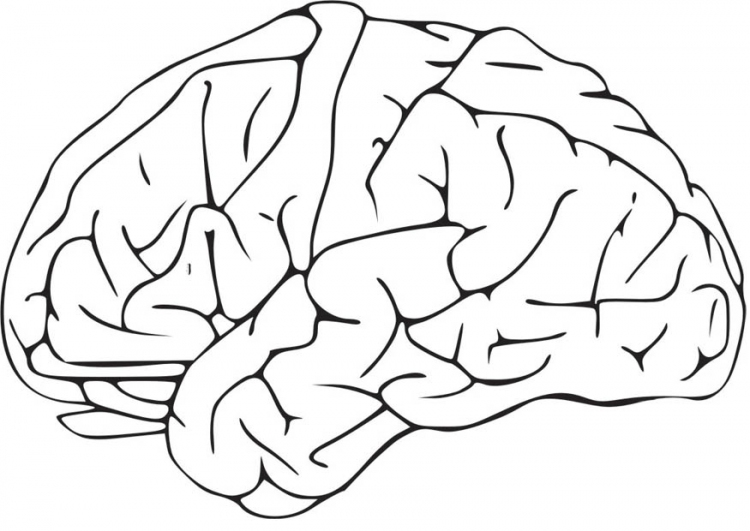
#> input picture tests/test.jpg, 750 x 531 px
$ python -i __init__.py   (imports and definitions only)   (older library calls are emulated)
#> lines starting #> are read from the running program, lines starting #| are printed output that depends on the picture; after the words box and inside, x2 and y2 are one past the last pixel; in counts of white or black regions, pixels touching at a corner belong together
#> further down, picture is the input picture: PIL image 750x531 RGB; mean R, G, B 236, 236, 236
"""
This module contains functions for working with Python Imaging Library (PIL)
images, as well as a list of supported image extensions.
"""

import math
from io import BytesIO as BytesIO

from PIL import Image, ImageChops, ImageDraw, ImageFilter, ImageOps
import numpy


# List of extensions that we have tested with PIL
imageExtensions = ('.bmp', '.gif', '.jpg', '.jpeg', '.pgm', '.png',
                   '.tif', '.tiff')


# [184 lines left out: functions scaleToFitPIL, cropToFit, cropToAspectRatio, thresholdBW, blur, serializeImage and 1 more, not called in this run]


def createMask(imageIn, threshold=10, fillHoles=True, backgroundColor=255, blurRadius=0.0,
                maskScale=1.0):
    """
    Given an image, create a mask by locating the pixels that are not the backgroundColor
    (within a threshold).

    @param threshold  How far away from the backgroundColor a pixel must be to be included
                        in the mask
    @param fillHoles  If true, the inside of the mask will be filled in. This is useful if
                        the inside of objects might contain the background color
    @param backgroundColor the background color.
    @param blurRadius If set to some fraction > 0.0, then the edges of the mask will be blurred
                        using a blur radius which is this fraction of the image size.
    @param maskScale  If set to < 1.0, then the effective size of the object (the area where
                        the mask includes the object) will be scaled down by this
                        amount. This can be useful when the outside of the object contains
                        some noise that you want to trim out and not include in the mask.

    @retval the mask as a PIL 'L' image, where 255 is areas that include the object, and 0
                      are areas that are background. If blurRadius is > 0, then it will
                      also contain values between 0 and 255 which act as compositing values.

    """
#> called with threshold = 10, fillHoles = True, backgroundColor = 255, blurRadius = 0, maskScale = 1

    image = imageIn.convert('L')
    bwImage = image.point(lambda x: (abs(x - backgroundColor) > threshold) * 255)
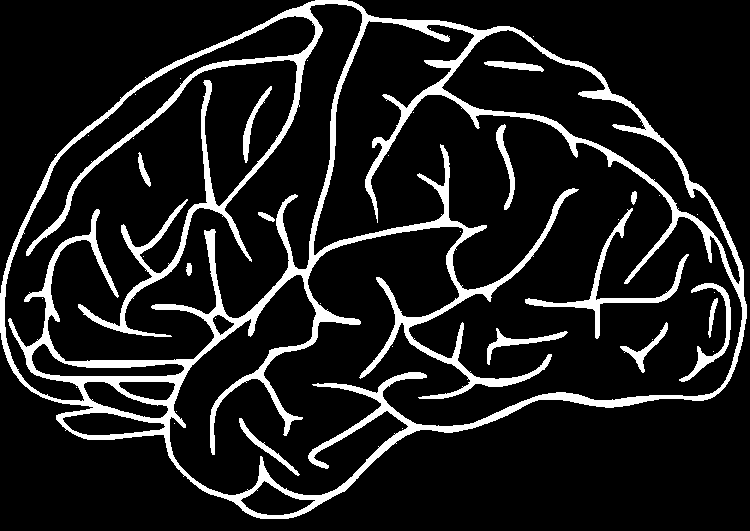
#> bwImage: PIL image 750x531 L; 12% white; 40 white regions (26 under 20 px), largest, box (x1, y1, x2, y2) and area: (0, 0, 747, 519) 42115, (525, 208, 689, 339) 1739, (679, 283, 731, 382) 847

    if not fillHoles:
        mask = bwImage
    else:
        bwImage = ImageOps.expand(bwImage, 1, fill=0)
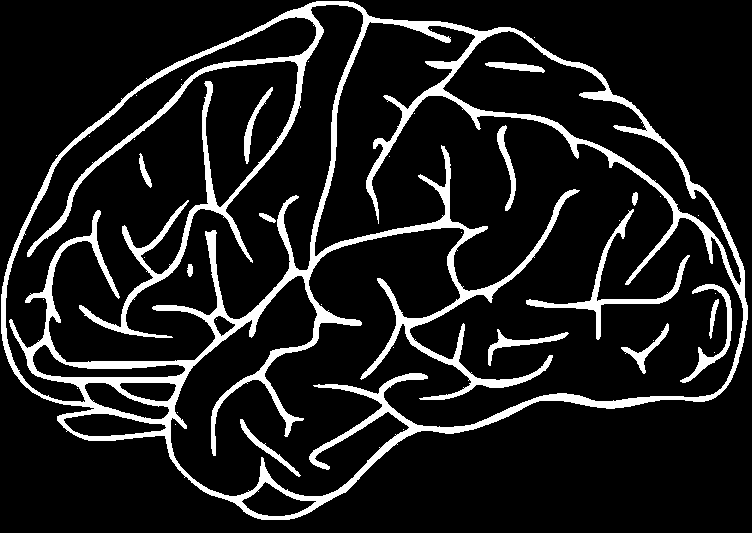
#> bwImage: PIL image 752x533 L; 12% white; 40 white regions (26 under 20 px), largest, box (x1, y1, x2, y2) and area: (1, 1, 748, 520) 42115, (526, 209, 690, 340) 1739, (680, 284, 732, 383) 847
        maskColor = 128
        ImageDraw.floodfill(bwImage, (0, 0), maskColor)
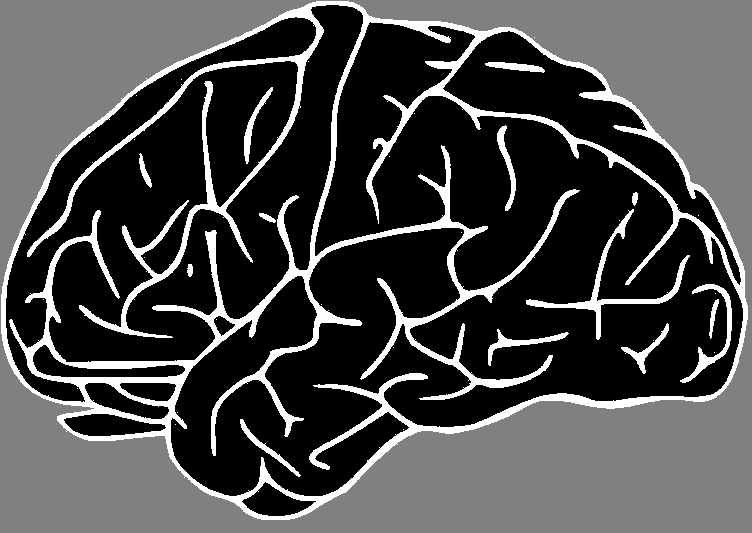
#> bwImage: PIL image 752x533 L; min 0, max 255, mean 73.5
        mask = bwImage.point(lambda x: (x != maskColor) * 255)
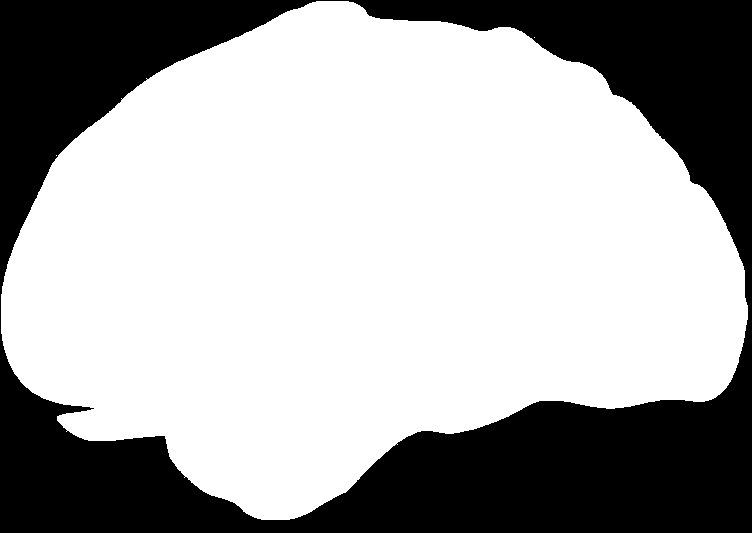
#> mask: PIL image 752x533 L; 66.4% white; 1 black region, box (x1, y1, x2, y2) and area: (0, 0, 752, 533) 134758
        mask = ImageOps.crop(mask, 1)
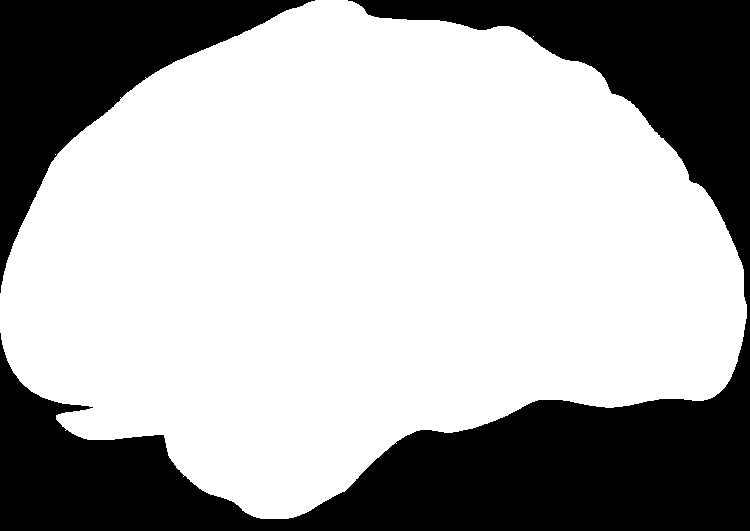
#> mask: PIL image 750x531 L; 66.8% white; 2 black regions, box (x1, y1, x2, y2) and area: (0, 0, 750, 531) 103432, (0, 0, 315, 293) 28760

    # Are we reducing the object size?
    if maskScale < 1.0:
        newSize = [int(x * maskScale) for x in mask.size]
        reducedMask = mask.resize(newSize, Image.ANTIALIAS)
        sizeDiff = numpy.array(mask.size) - numpy.array(newSize)
        pos = [int(x / 2) for x in sizeDiff]
        mask = ImageChops.constant(mask, 0)
        mask.paste(reducedMask, tuple(pos))

    # Blur the mask
    if blurRadius > 0.0:
        radius = int(round(blurRadius * (mask.size[0] + mask.size[1]) / 2))
        if radius > 1:
            mask = blur(mask, radius=radius, edgeColor=0)
        else:
            import pdb; pdb.set_trace()

    return mask


# [43 lines left out: functions isSimpleBBox, erode, not called in this run]

>>> from PIL import Image
>>> picture = Image.open('../../tests/test.jpg')
>>> result = createMask(picture)
